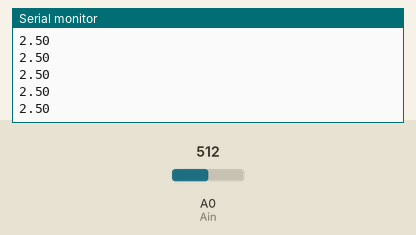
Bench run of a sketch on a simulated Arduino Uno, built with avr-gcc and run on an emulated ATmega328P. On the bench: the last lines printed to the serial monitor. The inputs (shaded band) are chosen by the test bench; at power-on: A0 (Ain) = 512.

Above: at 1.2 s.
1.3 s: A0 (Ain) set to 716
At 2.0 s:
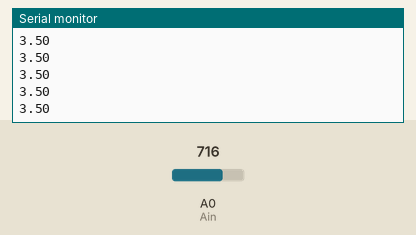
2.8 s: A0 (Ain) set to 900
At 3.4 s:
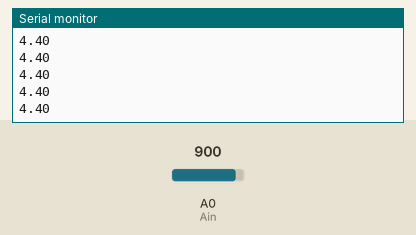
Timing chart, 0 to 5.8 s (numbered marks = the images above; inputs shaded):
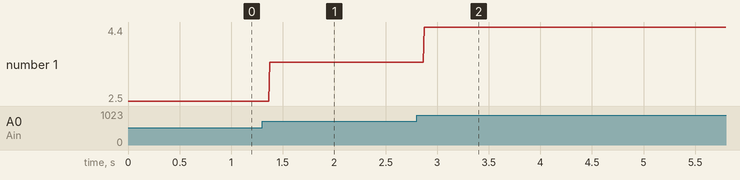

The sketch:

arduino_voltage_meter.ino
```cpp
int Ain = 14;
float value = 0;
float voltage = 0;

void setup() {
  // put your setup code here, to run once:
  Serial.begin(9600);
}

void loop() {
  // put your main code here, to run repeatedly:
  value = analogRead(Ain);
  voltage = value * 5 / 1023;
  Serial.println(voltage);
}
```

Measured:
- after the input at 1.3 s, the serial monitor: prints a new line after 0.07 s (image 1)
- after the input at 2.8 s, the serial monitor: prints a new line after 0.07 s (image 2)
- plotted number 1: 2.5 → 3.5 after the input at 1.3 s, 3.5 → 4.4 after the input at 2.8 s
